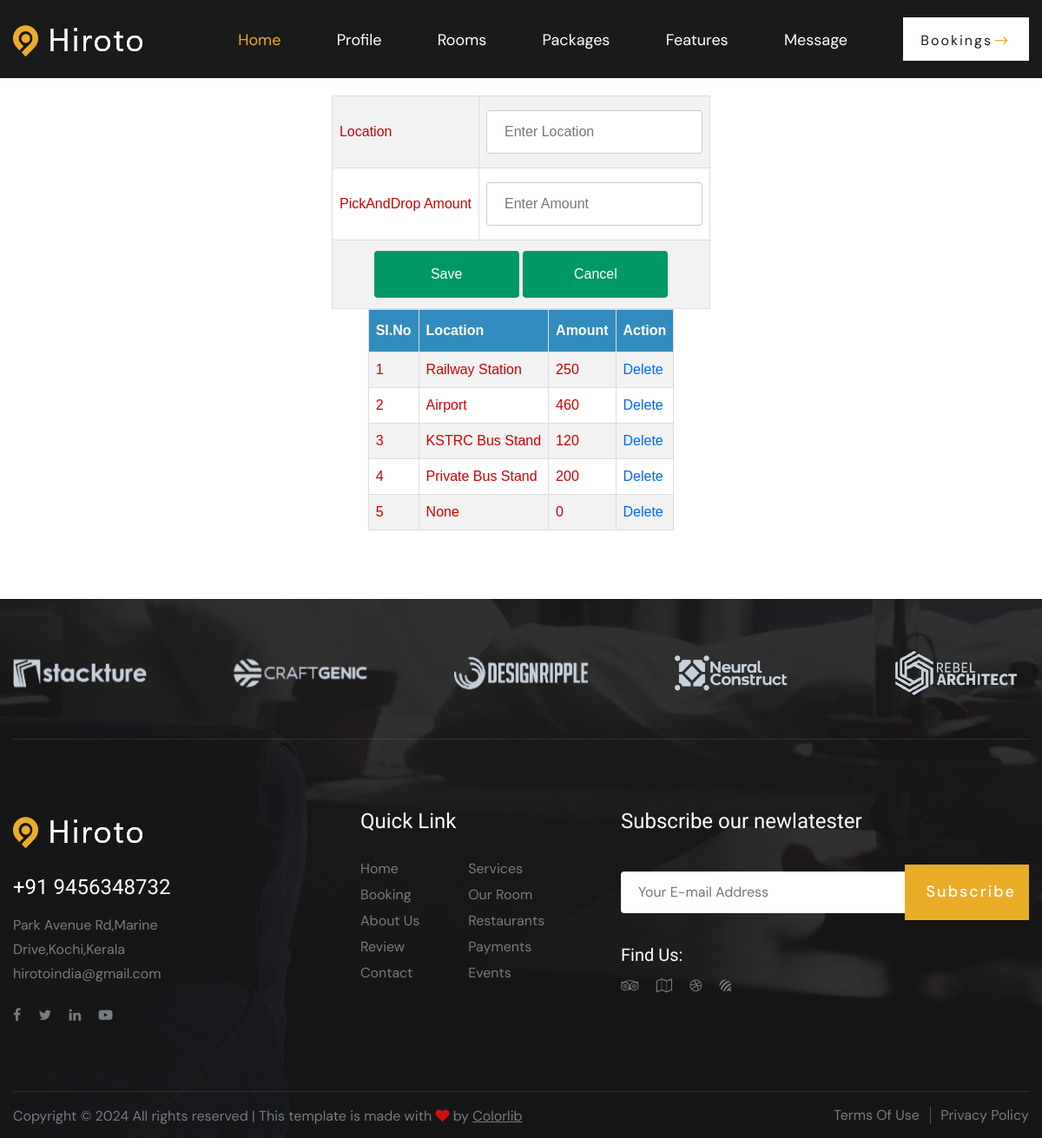
/Hotel/PickAndDropHead/ (signed in), run on the app's committed database.
### Hotel/models.py (models this page shows)
class tbl_pickanddrophead(models.Model):
    pickanddrophead_name=models.CharField(max_length=50)
    pickanddrophead_amount=models.CharField(max_length=50)
    hotel =models.ForeignKey(tbl_newhotel,null=True,on_delete=models.CASCADE)

### Hotel/views.py (the view)
# urls.py: path('PickAndDropHead/',views.pickanddropinsertselect,name="pickanddropinsertselect"),
def pickanddropinsertselect(request):
    data=tbl_pickanddrophead.objects.filter(hotel=request.session["hid"])
    hotelid=tbl_newhotel.objects.get(id=request.session["hid"])
    if request.method=="POST":
        hotelid=tbl_newhotel.objects.get(id=request.session["hid"])
        pickanddropheadname=request.POST.get('txtname')
        pickanddropheadamount=request.POST.get('txtamount')
        tbl_pickanddrophead.objects.create(pickanddrophead_name=pickanddropheadname,pickanddrophead_amount=pickanddropheadamount,hotel=hotelid)
        return redirect("Hotel:pickanddropinsertselect")
    else:
        return render(request,"Hotel/PickAndDropHead.html",{'data':data})

### Hotel/Templates/Hotel/PickAndDropHead.html (shortened to what this page needs)
{% extends 'Hotel/Header.html' %}
{% load static %}
{% block content %}
<!DOCTYPE html>
<html lang="en">
<head>
</head>
<body>
    <form method="POST">
        <table align="center">
            <tr>
                <tr>
                    <td>Location</td>
                    <td><input type="text" name="txtname" placeholder="Enter Location" required value="{{editdata.pickanddrophead_name}}"></td>
                </tr>
            <tr>
                <td>PickAndDrop Amount</td>
                <td><input type="text" name="txtamount" placeholder="Enter Amount" required value="{{editdata.pickanddrophead_amount}}"></td>
            </tr>
            <tr>
                <td colspan="2" align="center">
                    <input type="submit" name="btnsubmit" value="Save">
                    <input type="reset" name="btncancel" value="Cancel">
                </td>
            </tr>
        </table>
    </form>
    <table border="1" align="center" cellpadding="10">
        <tr>
            <th>Sl.No</th>
            <th>Location</th>
            <th>Amount</th>
            <th>Action</th>
        </tr>
        {% for i in data %}
        <tr>
            <td>{{forloop.counter}}</td>
            <td>{{i.pickanddrophead_name}}</td>
            <td>{{i.pickanddrophead_amount}}</td>
            <td><a href="{% url 'Hotel:delpickanddrop' i.id %}">Delete</a></td>
        </tr>
        {% endfor %}
    </table>
</body>
</html>
{% endblock content %}

### Guest/static/Mains/css/style.css (style rules this page uses)
html, body { height: 100%; font-family: "DM Sans", sans-serif; -webkit-font-smoothing: antialiased; }

### Guest/static/Form.css (style rules this page uses)
#tab td, #tab th { border: 1px solid #ddd; padding: 8px; color: #C00; }
#tab a { color:#06F; }
#tab tr:nth-child(even) { background-color: #f2f2f2; }
#tab th { padding-top: 12px; padding-bottom: 12px; text-align: left; background-color: #318CBD; color: white; }
input[type=text],[type=password],[type=email],[type=date], select { width: 100%; padding: 12px 20px; margin: 8px 0; display: inline-block; border: 1px solid #ccc; border-radius: 4px; box-sizing: border-box; }
input[type=submit] { width: 40%; background-color: #096; color: white; padding: 15px; margin: 4px 0; border: none; border-radius: 4px; cursor: pointer; }
input[type=reset] { width: 40%; background-color: #096; color: white; padding: 15px; margin: 4px 0; border: none; border-radius: 4px; cursor: pointer; }

### data on the page
tbl_pickanddrophead: pickanddrophead_name "Railway Station", pickanddrophead_amount "250"
tbl_pickanddrophead: pickanddrophead_name "Airport", pickanddrophead_amount "460"
tbl_pickanddrophead: pickanddrophead_name "KSTRC Bus Stand", pickanddrophead_amount "120"
tbl_pickanddrophead: pickanddrophead_name "Private Bus Stand", pickanddrophead_amount "200"
tbl_pickanddrophead: pickanddrophead_name "None", pickanddrophead_amount "0"
